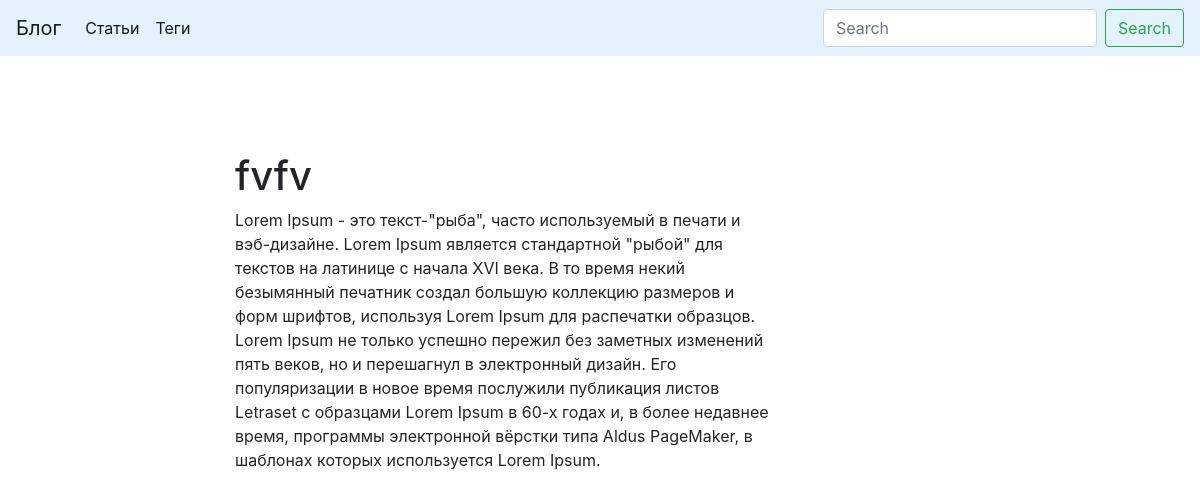
Screenshot of /post/fvfv/ with the database file from the repository.
### blog/models.py (models this page shows, shortened)
class Post(models.Model):
    title = models.CharField('Заголовок', max_length=150, db_index=True)
    slug = models.SlugField('URL', max_length=100, unique=True, blank=True)
    text = models.TextField('Описание', max_length=5000, db_index=True)
    publish_date = models.DateTimeField('Дата публикации', auto_now_add=True)
    tags = models.ManyToManyField(
        'Tag',
        blank=True,
        related_name='posts',
    )
    def __str__(self):
        return self.title
    class Meta:
        ordering = ('-publish_date',)
        verbose_name = 'Статья'
        verbose_name_plural = 'Статьи'

### blog/views.py (the view)
# urls.py: path('post/<str:slug>/', PostDetail.as_view(), name='post_detail_url'),
class PostDetail(DetailMixin, View):
    model = Post
    template = 'blog/post_detail.html'

### blog/utils.py (called while the page is built)
    def get(self, request, slug):
        obj = get_object_or_404(self.model, slug__iexact=slug)
        return render(request, self.template, context={
            self.model.__name__.lower(): obj,
            'admin_object': obj,
            'detail': True,
        })

### templates/blog/post_detail.html (shortened to what this page needs)
{% extends 'blog/base.html'%}
{% block content %}
    <h1 class="mt-5">{{ post }}</h1>
    <p>{{ post.text }}</p>
{% endblock %}

### rows the page displays
Post: title "fvfv", text "Lorem Ipsum - это текст-\"рыба\", часто используемый в печати и вэб-дизайне. Lorem Ipsum является стандартной \"рыбой\" для текстов на латинице с начала XVI века. В то время некий безымянный печатник создал большую коллекцию размеров и форм шрифтов, используя Lorem Ipsum для распечатки образцов. Lorem Ipsum не только успешно пережил без заметных изменений пять веков, но и перешагнул в электронный дизайн. Его популяризации в новое время послужили публикация листов Letraset с образцами Lorem Ipsum в 60-х годах и, в более недавнее время, программы электронной вёрстки типа Aldus PageMaker, в шаблонах которых используется Lorem Ipsum."
